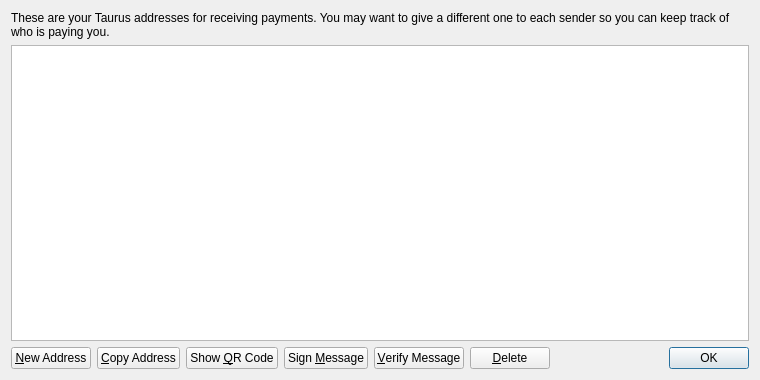
<?xml version="1.0" encoding="UTF-8"?>
<ui version="4.0">
 <class>AddressBookPage</class>
 <widget class="QWidget" name="AddressBookPage">
  <property name="geometry">
   <rect>
    <x>0</x>
    <y>0</y>
    <width>760</width>
    <height>380</height>
   </rect>
  </property>
  <property name="windowTitle">
   <string>Address Book</string>
  </property>
  <layout class="QVBoxLayout" name="verticalLayout">
   <item>
    <widget class="QLabel" name="labelExplanation">
     <property name="text">
      <string>These are your Taurus addresses for receiving payments. You may want to give a different one to each sender so you can keep track of who is paying you.</string>
     </property>
     <property name="textFormat">
      <enum>Qt::PlainText</enum>
     </property>
     <property name="wordWrap">
      <bool>true</bool>
     </property>
    </widget>
   </item>
   <item>
    <widget class="QTableView" name="tableView">
     <property name="contextMenuPolicy">
      <enum>Qt::CustomContextMenu</enum>
     </property>
     <property name="toolTip">
      <string>Double-click to edit address or label</string>
     </property>
     <property name="tabKeyNavigation">
      <bool>false</bool>
     </property>
     <property name="selectionMode">
      <enum>QAbstractItemView::SingleSelection</enum>
     </property>
     <property name="selectionBehavior">
      <enum>QAbstractItemView::SelectRows</enum>
     </property>
     <property name="sortingEnabled">
      <bool>true</bool>
     </property>
     <attribute name="verticalHeaderVisible">
      <bool>false</bool>
     </attribute>
    </widget>
   </item>
   <item>
    <layout class="QHBoxLayout" name="horizontalLayout">
     <item>
      <widget class="QPushButton" name="newAddressButton">
       <property name="toolTip">
        <string>Create a new address</string>
       </property>
       <property name="text">
        <string>&amp;New Address</string>
       </property>
      </widget>
     </item>
     <item>
      <widget class="QPushButton" name="copyToClipboard">
       <property name="toolTip">
        <string>Copy the currently selected address to the system clipboard</string>
       </property>
       <property name="text">
        <string>&amp;Copy Address</string>
       </property>
      </widget>
     </item>
     <item>
      <widget class="QPushButton" name="showQRCode">
       <property name="text">
        <string>Show &amp;QR Code</string>
       </property>
      </widget>
     </item>
     <item>
      <widget class="QPushButton" name="signMessage">
       <property name="toolTip">
        <string>Sign a message to prove you own a Taurus address</string>
       </property>
       <property name="text">
        <string>Sign &amp;Message</string>
       </property>
      </widget>
     </item>
     <item>
      <widget class="QPushButton" name="verifyMessage">
       <property name="toolTip">
        <string>Verify a message to ensure it was signed with a specified Taurus address</string>
       </property>
       <property name="text">
        <string>&amp;Verify Message</string>
       </property>
      </widget>
     </item>
     <item>
      <widget class="QPushButton" name="deleteButton">
       <property name="toolTip">
        <string>Delete the currently selected address from the list</string>
       </property>
       <property name="text">
        <string>&amp;Delete</string>
       </property>
      </widget>
     </item>
     <item>
      <spacer name="horizontalSpacer">
       <property name="orientation">
        <enum>Qt::Horizontal</enum>
       </property>
       <property name="sizeHint" stdset="0">
        <size>
         <width>40</width>
         <height>20</height>
        </size>
       </property>
      </spacer>
     </item>
     <item>
      <widget class="QDialogButtonBox" name="buttonBox">
       <property name="sizePolicy">
        <sizepolicy hsizetype="Maximum" vsizetype="Fixed">
         <horstretch>0</horstretch>
         <verstretch>0</verstretch>
        </sizepolicy>
       </property>
       <property name="standardButtons">
        <set>QDialogButtonBox::Ok</set>
       </property>
      </widget>
     </item>
    </layout>
   </item>
  </layout>
 </widget>
 <resources>
  <include location="../bitcoin.qrc"/>
 </resources>
 <connections/>
</ui>
